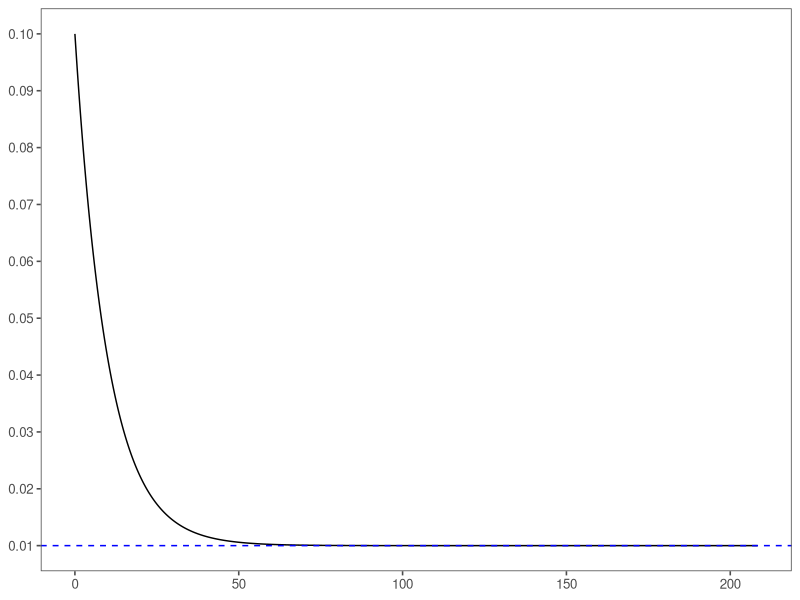
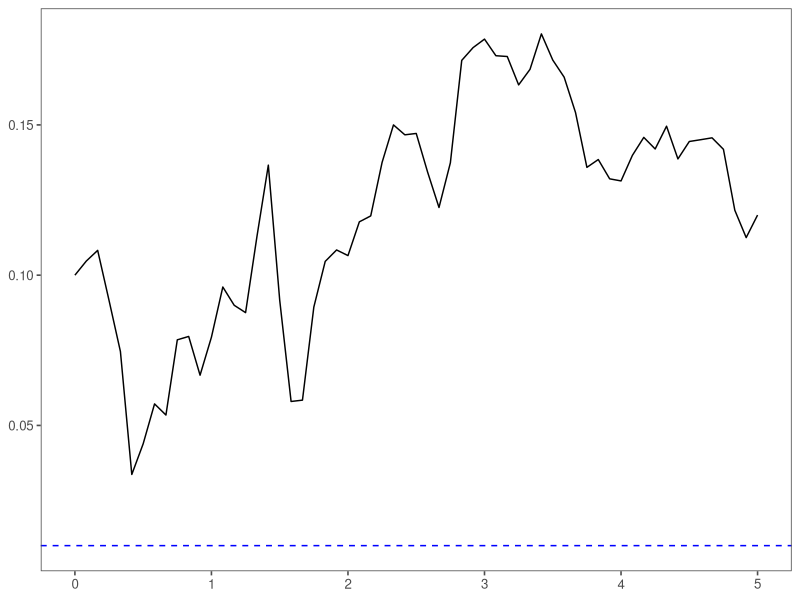
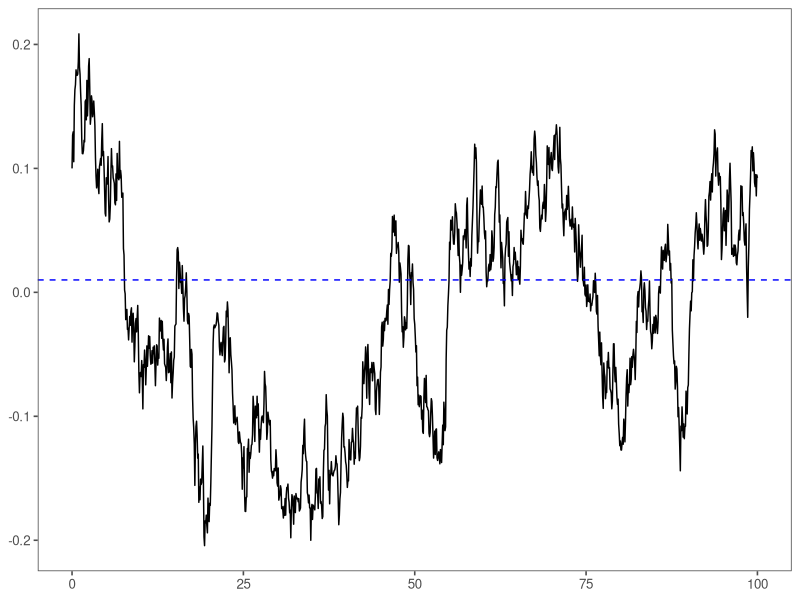
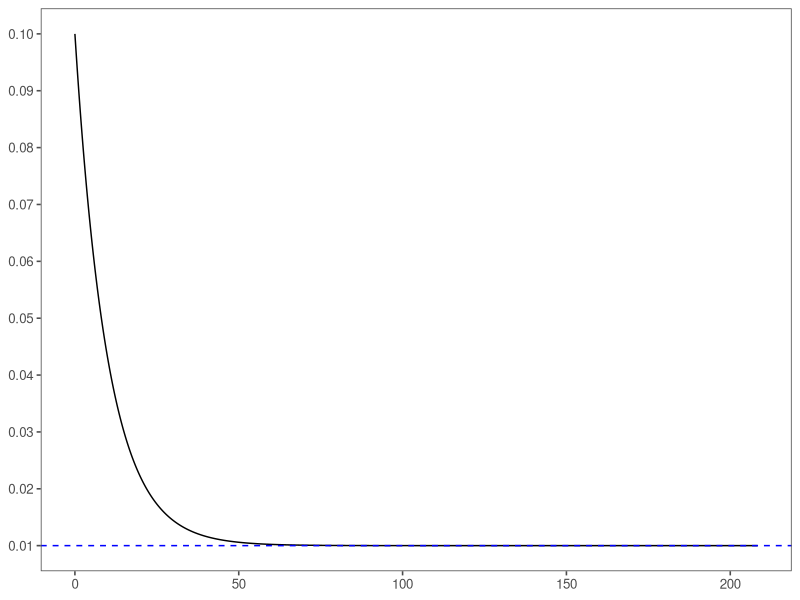
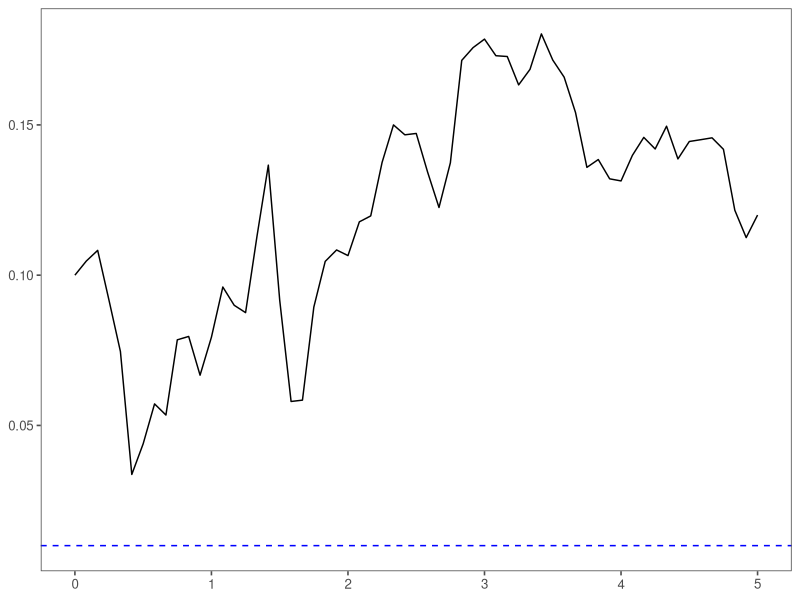
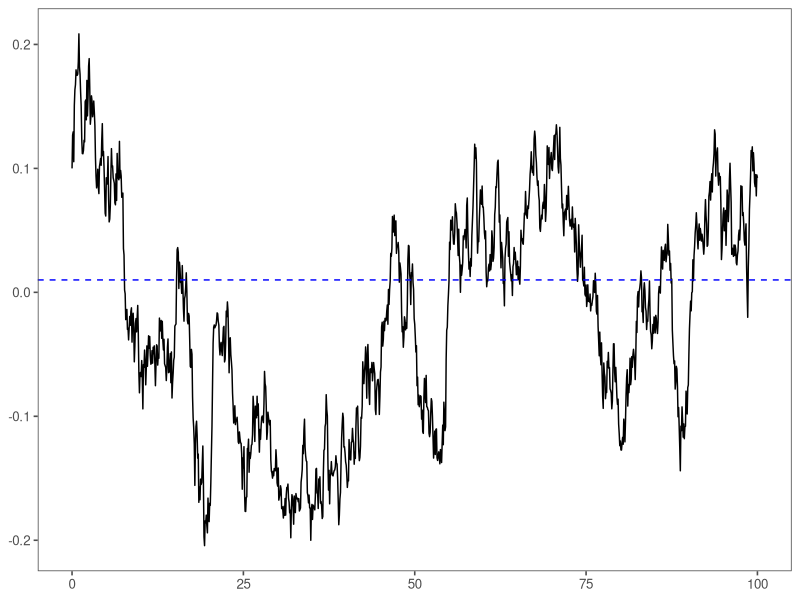

These figures' R source, in order:
library(tidyverse)
library(ggthemes)

# b)
dt <- 1/12
k <- 0.1
xbar <- 0.01
x0 <- 0.1

calculate_xforward <- function(x) {
  dx <- k * (xbar - x) * dt
  xforward <- x + dx
  
  xforward
} 

simulate_xvec <- function(x0, n) {
  x_vec <- x0
  
  for (i in 1:n) {
    xforward <- calculate_xforward(x_vec[i])
    
    x_vec <- append(x_vec, xforward)
  }

  x_vec
}

x_vec <- simulate_xvec(x0, 2500)

tibble(t = dt*(1:length(x_vec) - 1),
       x_vec) %>%
  ggplot(aes(x = t, y = x_vec)) +
  geom_line() +
  geom_hline(yintercept = xbar, color = "blue", linetype = "dashed") +
  
  scale_x_continuous(name = NULL) +
  scale_y_continuous(name = NULL, breaks = seq(from = 0.01, to = 0.1, by = 0.01)) +
  theme_few(base_size = 12, base_family = "sans")

ggsave("Q6_b.pdf", path = "HW/output/figure/HW1/")

# d)
set.seed(2020)

dt <- 1/12
k <- 0.1
xbar <- 0.01
x0 <- 0.1
sigma <- 0.05

calculate_xforward <- function(x, e) {
  dx <- k * (xbar - x) * dt + sigma * (dt)^(1/2) * e
  xforward <- x + dx
  
  xforward
} 

simulate_xvec <- function(x0, n) {
  x_vec <- x0
  e_vec <- rnorm(n, mean = 0, sd = 1)
  
  for (i in 1:n) {
    xforward <- calculate_xforward(x_vec[i], e_vec[i])
    
    x_vec <- append(x_vec, xforward)
  }
  
  x_vec
}

# i)
x_vec <- simulate_xvec(x0, 5/dt)

tibble(t = dt*(1:length(x_vec) - 1),
       x_vec) %>%
  ggplot(aes(x = t, y = x_vec)) +
  geom_line() +
  geom_hline(yintercept = xbar, color = "blue", linetype = "dashed") +
  
  scale_x_continuous(name = NULL) +
  scale_y_continuous(name = NULL) +
  theme_few(base_size = 12, base_family = "sans")

ggsave("Q6_d_i.pdf", path = "HW/output/figure/HW1/")

# ii)
x_vec <- simulate_xvec(x0, 100/dt)

tibble(t = dt*(1:length(x_vec) - 1),
       x_vec) %>%
  ggplot(aes(x = t, y = x_vec)) +
  geom_line() +
  geom_hline(yintercept = xbar, color = "blue", linetype = "dashed") +
  
  scale_x_continuous(name = NULL) +
  scale_y_continuous(name = NULL) +
  theme_few(base_size = 12, base_family = "sans")

ggsave("Q6_d_ii.pdf", path = "HW/output/figure/HW1/")

